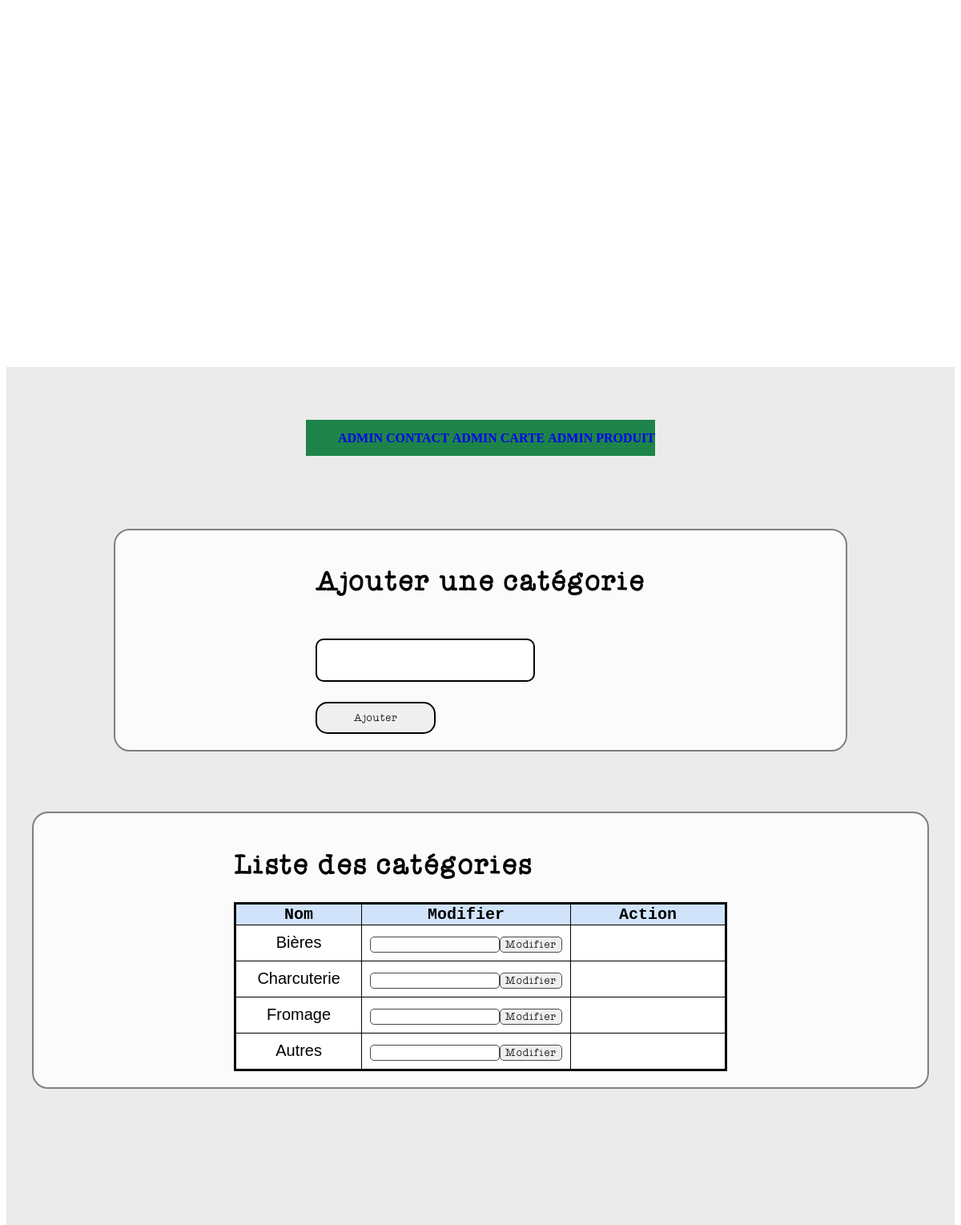
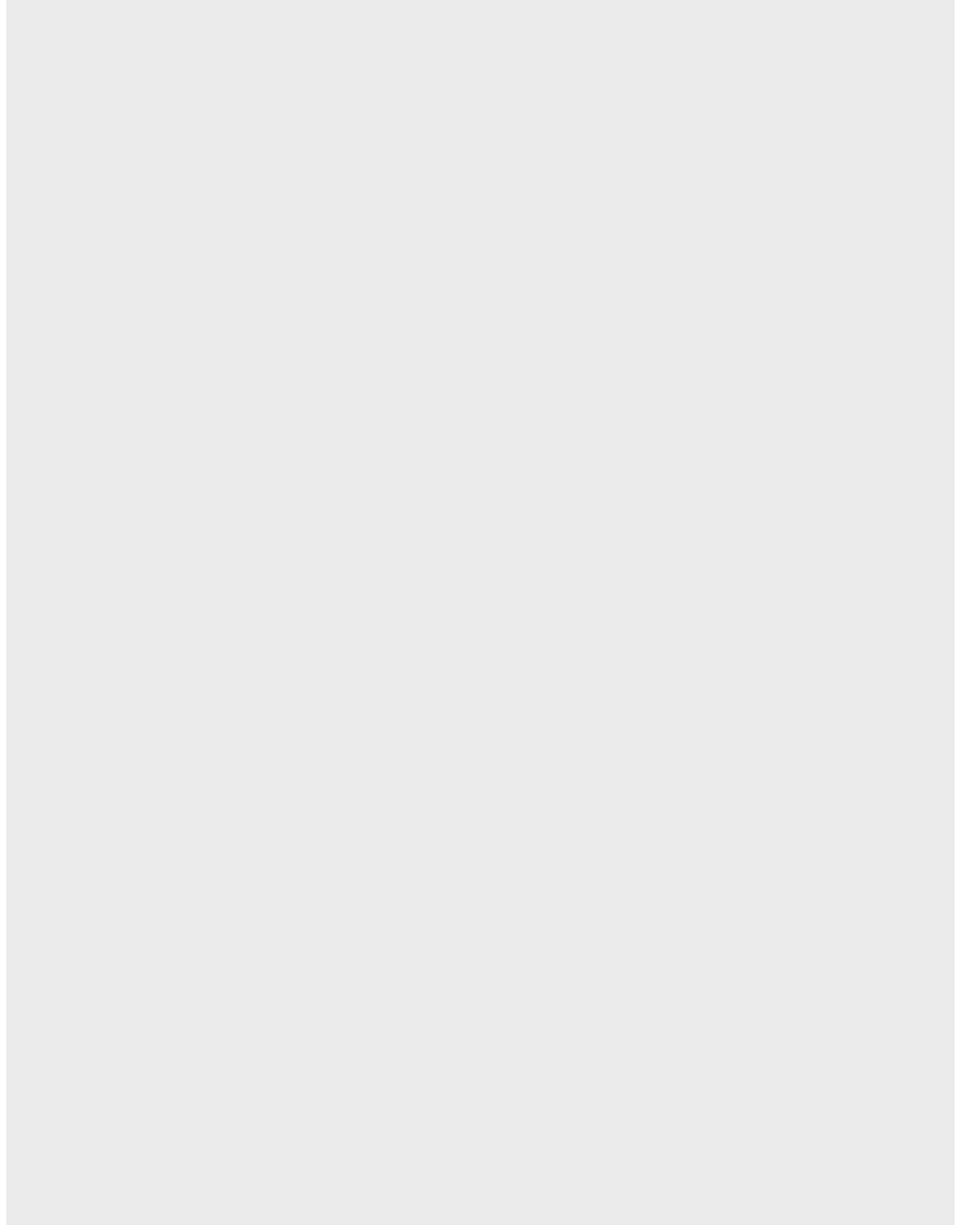
The page /page/AdminCarte/AdminCarte.php on the database its author committed (2 pictures, top to bottom).
### tables this page shows
CREATE TABLE categorie(
        id  Int  Auto_increment ,
        nom Varchar (255)
	,CONSTRAINT categorie_PK PRIMARY KEY (id)
);

### DAO/CategorieDAO.php (called while the page is built, shortened)
<?php
    class CategorieDAO
    {
        public static function getCategorie()
        {
            $bdd = DatabaseLinker::getConnexion();
            $reponse = $bdd->prepare("SELECT * from categorie");
            $reponse->execute();
            $cat = $reponse->fetchAll();
            $tab = array();
            foreach ($cat as $cats)
            {
                $categorieDTO = new CategorieDTO();
                $categorieDTO->setId($cats[0]);
                $categorieDTO->setNom($cats[1]);
                $tab[] = $categorieDTO;
            }
            return $tab;
        }
    }

### DTO/CategorieDTO.php (called while the page is built)
<?php
class CategorieDTO{
    private $id;
    private $nom;
    public function getId()
    {
        return $this->id;
    }
    public function setId($id): void
    {
        $this->id = $id;
    }
    public function getNom()
    {
        return $this->nom;
    }
    public function setNom($nom): void
    {
        $this->nom = $nom;
    }
}

### page/AdminCarte/AdminCarteController.php (the view, shortened to what this page needs)
<?php
include_once ('DAO/CategorieDAO.php');
include_once ('DTO/CategorieDTO.php');
class AdminCarteController{
    public static function afficherCategorie(){
        $cat=CategorieDAO::getCategorie();
        echo '<h1>Liste des catégories</h1>';
        foreach($cat as $categories){
            echo '<tr>';
            echo '<td>'.$categories->getNom().'</td>';
            echo '<td><form method=post action="index.php?page=ModifierCategorie&id='.$categories->getId().'"><input type="text" name="nom"><input type="submit" value="Modifier"></form></td>';
            echo '<td><a href=index.php?page=SupCategorie&id='.$categories->getId().'><img class="id1" src="assets/images/poubelle-de-recyclage.svg"></a></td>';
            echo '</tr>';
        }
    }
}

### assets/css/style_admin.css (style rules this page uses)
td { font-family: sans-serif; border: thin solid #000000; text-align: center; background-color: #ffffff; padding: 10px; }
h1 { font-size: 35px; margin-bottom: 25px; font-family: Categorie; }
input { font-family: Categorie; text-align: center; border-radius: 5px; border: 1.5px #434a52 solid; }
input::placeholder { color: black; font-size: 15px; }

### rows shown on the page
categorie: nom "Bières"
categorie: nom "Charcuterie"
categorie: nom "Fromage"
categorie: nom "Autres"
